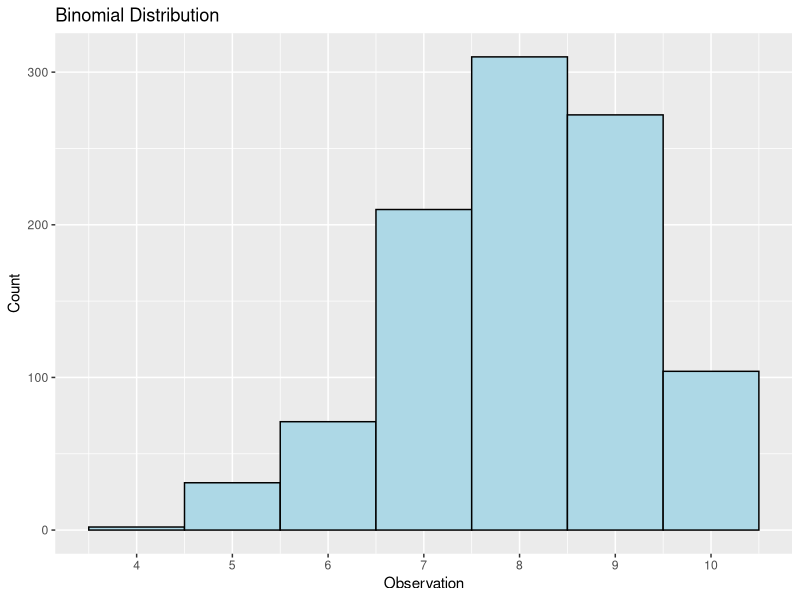
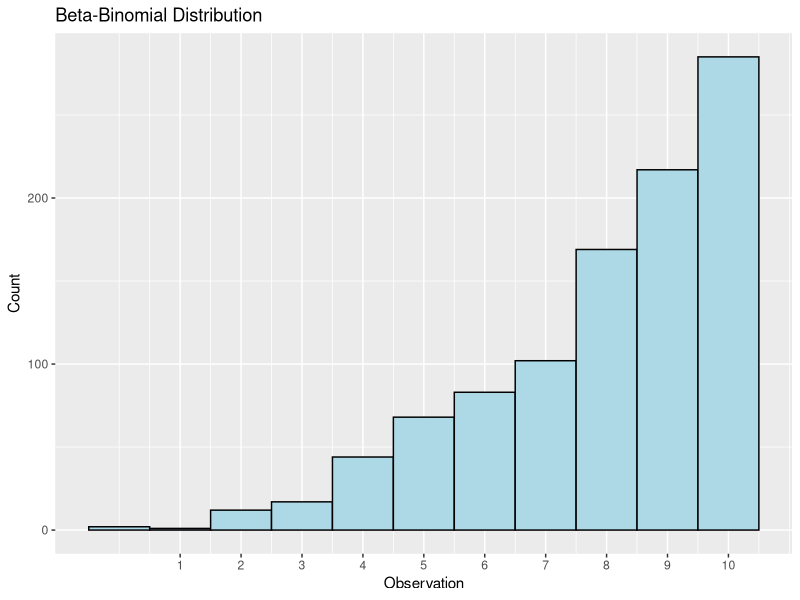

Generate these figures, in order, with R:
## ---- chunk 1
library(tidyverse)

rbinom(1000, 10, 0.8) |>
  tibble() |>
  rename("Observation" = `rbinom(1000, 10, 0.8)`) |>
  ggplot(aes(x = Observation)) +
  geom_histogram(binwidth = 1,
                 color = "black",
                 fill = "lightblue") +
  scale_x_continuous(breaks = seq(1, 10, by = 1)) +
  labs(y = "Count",
       title = "Binomial Distribution")


data <- numeric(length = 1000)

for (i in 1:1000) {
  p_i <- rbeta(1, 4, 1)
  data[i] = rbinom(1, 10, p_i)
}

data |>
  tibble() |>
  ggplot(aes(x = data)) +
  geom_histogram(binwidth = 1,
                 color = "black",
                 fill = "lightblue") +
  scale_x_continuous(breaks = seq(1, 10, by = 1)) +
  labs(x = "Observation",
       y = "Count",
       title = "Beta-Binomial Distribution")

